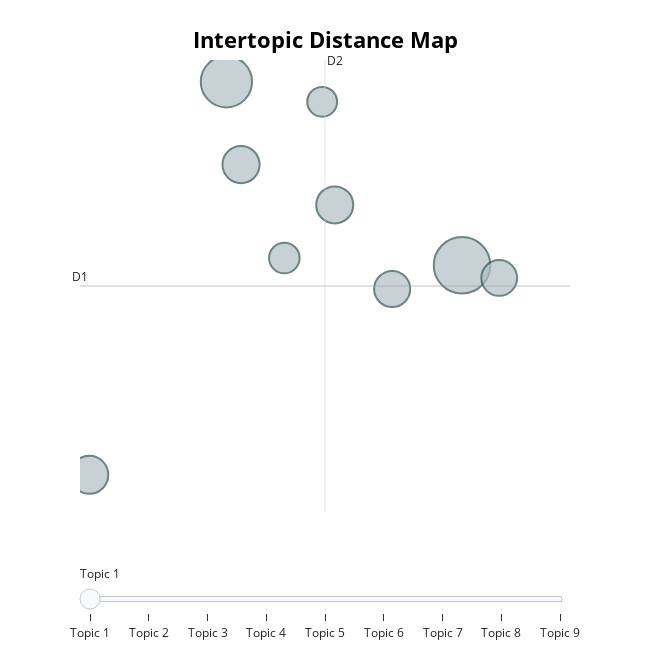

Notebook code for this chart:
### Code cell
topic_model.visualize_topics()

### Figure 1 — Plotly figure (JSON) as saved in the notebook; plotly's stock layout.template omitted (floating-point values rounded to 4 significant figures)
{"data": [{"customdata": [[1, "hearing | he | tv | and | my", 453], [2, "great | good | product | excellent | very", 372], [3, "the | to | tv | it | and", 204], [4, "works | it | this | great | work", 195], [5, "head | they | the | off | to", 194], [6, "the | tv | to | and | headphones", 184], [7, "watch | tv | to | my | and", 181], [8, "static | the | to | and | of", 132], [9, "easy | up | to | set | and", 126]], "hovertemplate": "<b>Topic %{customdata[0]}</b><br>Words: %{customdata[1]}<br>Size: %{customdata[2]}", "legendgroup": "", "marker": {"color": "#B0BEC5", "line": {"color": "DarkSlateGrey", "width": 2}, "size": [453, 372, 204, 195, 194, 184, 181, 132, 126], "sizemode": "area", "sizeref": 0.2831, "symbol": "circle"}, "mode": "markers", "name": "", "orientation": "v", "showlegend": false, "type": "scatter", "x": [5.032, 2.304, 0.7168, 2.473, 3.558, 4.223, 5.463, 2.975, 3.413], "xaxis": "x", "y": [-0.294, 1.109, -1.897, 0.4755, 0.1671, -0.4758, -0.3918, -0.2393, 0.9559], "yaxis": "y"}], "layout": {"annotations": [{"showarrow": false, "text": "D1", "x": 0.6093, "y": -0.4531, "yshift": 10}, {"showarrow": false, "text": "D2", "x": 3.446, "xshift": 10, "y": 1.276}], "height": 650, "hoverlabel": {"bgcolor": "white", "font": {"family": "Rockwell", "size": 16}}, "legend": {"itemsizing": "constant", "tracegroupgap": 0}, "margin": {"t": 60}, "shapes": [{"line": {"color": "#CFD8DC", "width": 2}, "type": "line", "x0": 3.446, "x1": 3.446, "y0": -2.182, "y1": 1.276}, {"line": {"color": "#9E9E9E", "width": 2}, "type": "line", "x0": 0.6093, "x1": 6.282, "y0": -0.4531, "y1": -0.4531}], "sliders": [{"active": 0, "pad": {"t": 50}, "steps": [{"args": [{"marker.color": [["red", "#B0BEC5", "#B0BEC5", "#B0BEC5", "#B0BEC5", "#B0BEC5", "#B0BEC5", "#B0BEC5", "#B0BEC5"]]}], "label": "Topic 1", "method": "update"}, {"args": [{"marker.color": [["#B0BEC5", "red", "#B0BEC5", "#B0BEC5", "#B0BEC5", "#B0BEC5", "#B0BEC5", "#B0BEC5", "#B0BEC5"]]}], "label": "Topic 2", "method": "update"}, {"args": [{"marker.color": [["#B0BEC5", "#B0BEC5", "red", "#B0BEC5", "#B0BEC5", "#B0BEC5", "#B0BEC5", "#B0BEC5", "#B0BEC5"]]}], "label": "Topic 3", "method": "update"}, {"args": [{"marker.color": [["#B0BEC5", "#B0BEC5", "#B0BEC5", "red", "#B0BEC5", "#B0BEC5", "#B0BEC5", "#B0BEC5", "#B0BEC5"]]}], "label": "Topic 4", "method": "update"}, {"args": [{"marker.color": [["#B0BEC5", "#B0BEC5", "#B0BEC5", "#B0BEC5", "red", "#B0BEC5", "#B0BEC5", "#B0BEC5", "#B0BEC5"]]}], "label": "Topic 5", "method": "update"}, {"args": [{"marker.color": [["#B0BEC5", "#B0BEC5", "#B0BEC5", "#B0BEC5", "#B0BEC5", "red", "#B0BEC5", "#B0BEC5", "#B0BEC5"]]}], "label": "Topic 6", "method": "update"}, {"args": [{"marker.color": [["#B0BEC5", "#B0BEC5", "#B0BEC5", "#B0BEC5", "#B0BEC5", "#B0BEC5", "red", "#B0BEC5", "#B0BEC5"]]}], "label": "Topic 7", "method": "update"}, {"args": [{"marker.color": [["#B0BEC5", "#B0BEC5", "#B0BEC5", "#B0BEC5", "#B0BEC5", "#B0BEC5", "#B0BEC5", "red", "#B0BEC5"]]}], "label": "Topic 8", "method": "update"}, {"args": [{"marker.color": [["#B0BEC5", "#B0BEC5", "#B0BEC5", "#B0BEC5", "#B0BEC5", "#B0BEC5", "#B0BEC5", "#B0BEC5", "red"]]}], "label": "Topic 9", "method": "update"}]}], "title": {"font": {"color": "Black", "size": 22}, "text": "<b>Intertopic Distance Map", "x": 0.5, "xanchor": "center", "y": 0.95, "yanchor": "top"}, "width": 650, "xaxis": {"anchor": "y", "domain": [0, 1], "range": [0.6093, 6.282], "title": {"text": ""}, "visible": false}, "yaxis": {"anchor": "x", "domain": [0, 1], "range": [-2.182, 1.276], "title": {"text": ""}, "visible": false}}}
